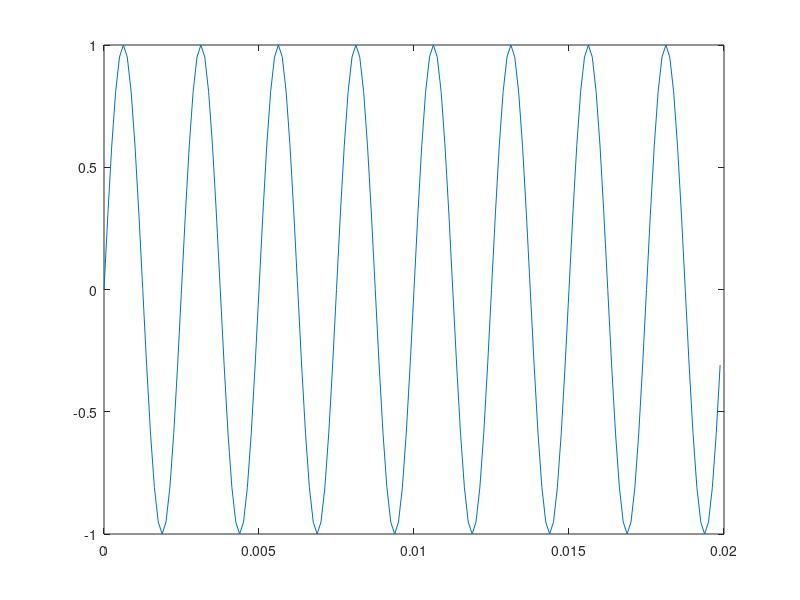
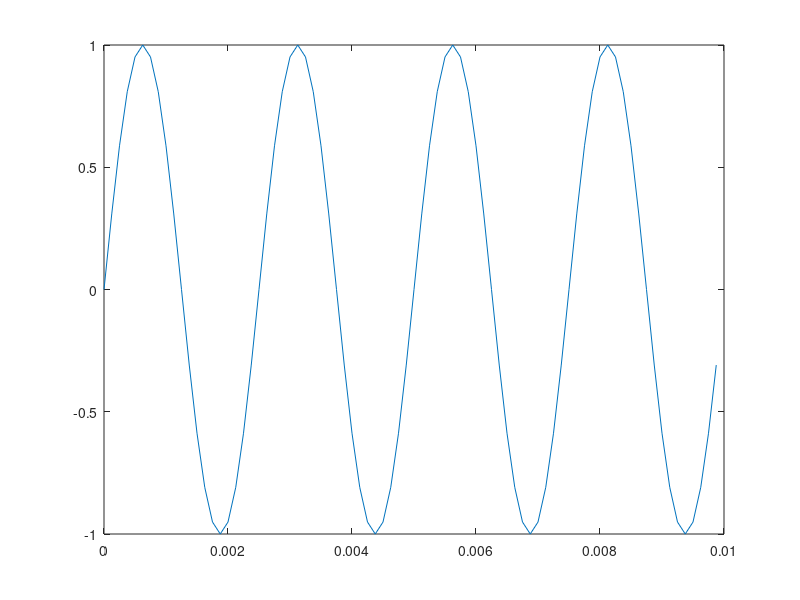
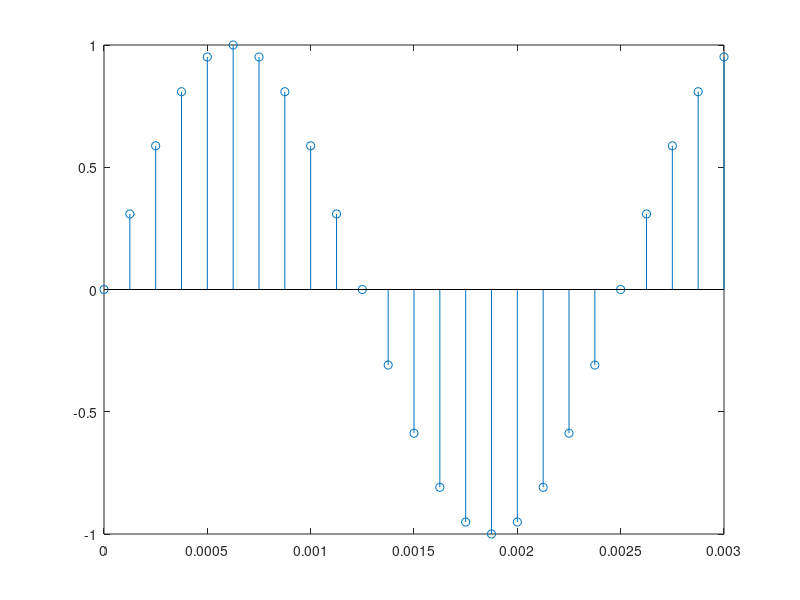
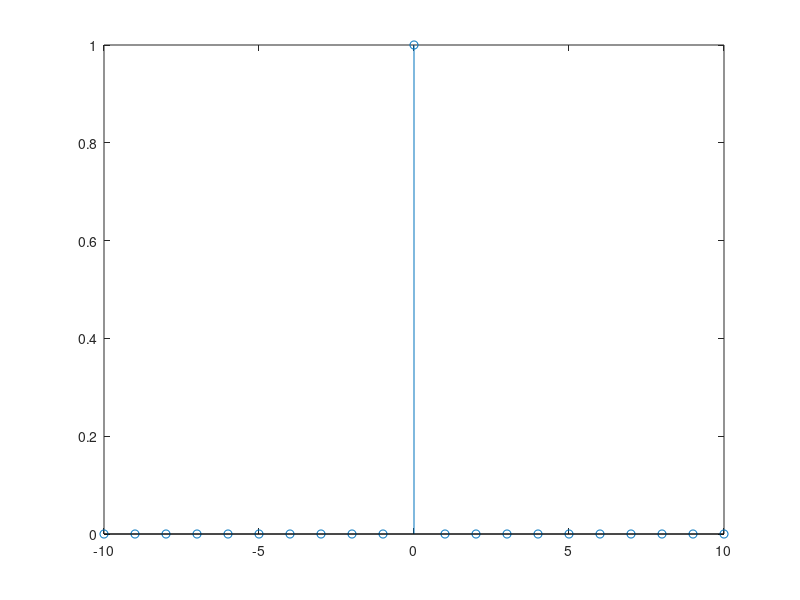

The MATLAB source for these figures, in order:
Fs = 8000;                                         

t = 0:1/Fs:0.5-1/Fs;                              
y1 = sin(2 * pi * 400 * t);                       
h1 = plot(t(1:length(t)/25), y1(1:length(y1)/25));
sound(y1, Fs);                                    
saveas(h1, '1.png');                              

t = 0:1/Fs:4/400 - 1/Fs;
y2 = sin(2 * pi * 400 * t);
h2 = plot(t, y2);
saveas(h2, '2.png');

t = (0:24)/Fs;
y3 = sin(2 * pi * 400 * t);
h3 = stem(t, y3); 
saveas(h3, '3.png');

n = -10:10;
y4 = n == 0;
h4 = stem(n, y4);
saveas(h4, '4.png');

n = -10:10;
y5 = n >= 0;
h5 = stem(n, y5);
saveas(h5, '5.png');

t1 = 0:1/Fs:2/50 - 1/Fs;
t2 = 0:1/Fs:4/100 - 1/Fs;
y6 = sin(2 * pi * 50 * t1);
y6 = [y6 sin(2 * pi * 100 * t2)];
y6 = [y6 sin(2 * pi * 50 * t1)];
t = t1; 
t = [t (t2 + t1(length(t1)))];
t = [t (t1  + t2(length(t2)) + t1(length(t1)))];
h6 = plot(t, y6);
saveas(h6, '6.png');

t = 0:1/Fs:4/400 - 1/Fs;
y7 = sawtooth(2 * pi * 400 * t);
h7 = plot(t, y7);
saveas(h7, '7.png');